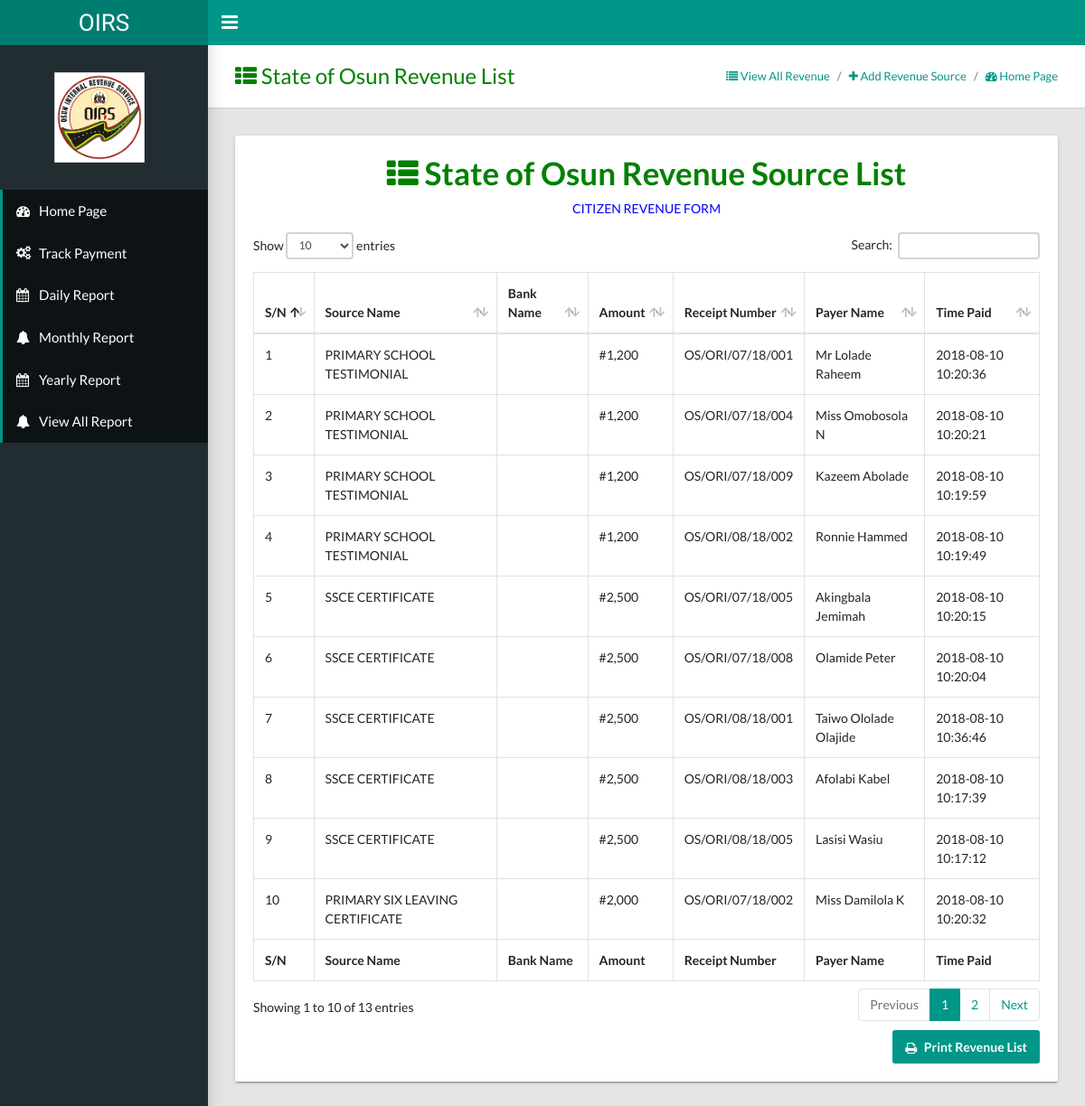
/view-all-revenue.php, run on the app's committed database.
### tables this page shows
CREATE TABLE `state_revenue` (
  `revenue_id` int(255) NOT NULL,
  `local_govt_id` int(255) NOT NULL,
  `staff_number` varchar(255) NOT NULL,
  `source_id` int(255) NOT NULL,
  `payer_name` varchar(255) NOT NULL,
  `payer_phone` varchar(255) NOT NULL,
  `payer_address` text NOT NULL,
  `reciept_number` varchar(255) NOT NULL,
  `today` varchar(255) NOT NULL,
  `rev_month` varchar(255) NOT NULL,
  `year` varchar(255) NOT NULL,
  `time_added` timestamp NOT NULL DEFAULT current_timestamp() ON UPDATE current_timestamp()
);

CREATE TABLE `source_revenue` (
  `source_id` int(255) NOT NULL,
  `source_name` varchar(255) NOT NULL,
  `ministry_id` int(255) NOT NULL,
  `revenue_amount` varchar(255) NOT NULL,
  `time_added` timestamp NOT NULL DEFAULT current_timestamp() ON UPDATE current_timestamp()
);

### admin/ict-department/libs_dev/revenue/revenue_class.php (called while the page is built, shortened)
<?php
	class sourcesOfRevenue
	{
		public $db;
		function __construct($db)
		{
			$this->db=$db;
		}
		public function seeRevenueourceID($source_id)
		{
			try {
				$checkRev= $this->db->prepare("SELECT * FROM source_revenue WHERE source_id=:source_id");
				$arrCheckRev = array(':source_id'=>$source_id);
				$checkRev->execute($arrCheckRev);
				$roll = $checkRev->fetch();
				return $roll;
			}catch(PDOException $e){
				$_SESSION['error']= $e->getMessage();
				return false;
			}
		}
	}
?>

### view-all-revenue.php (the view, shortened to what this page needs)
<?php
    require 'header.php';
    require 'side-bar.php';
    require 'admin/ict-department/libs_dev/revenue/revenue_class.php';
    $revSouceing = new sourcesOfRevenue($db);
?>
<main class="app-content">
    <div class="app-title">
        <div>
            <h1 style="color: green"><i class="fa fa-th-list"></i> State of Osun Revenue List</h1>
        </div>
        <ul class="app-breadcrumb breadcrumb side">
            <li class="breadcrumb-item active"><a href="view-all-revenue.php"><i class="fa fa-list"></i> View All Revenue  </a></li>
            <li class="breadcrumb-item active"><a href="add-revenue-source.php"><i class="fa fa-plus"></i> Add Revenue Source</a></li>
            <li class="breadcrumb-item"><a href="./"><i class="fa fa-dashboard"></i> Home Page</a></li>
        </ul>
    </div>
    <div class="row">
        <div class="col-md-12">
            <div class="col-md-12">
            </div>
            <div class="tile">
                <div class="tile-body"><?php
                    $min = $db->prepare("SELECT * FROM state_revenue ORDER BY source_id DESC");
                    $min->execute();
                    if($min->rowCount()==0){ ?>
                        <h5><p style="color: red"  align="center">The Revenue List is Empty</p></h5><?php
                    }else{ ?>
                        <div align="center">
                            <h1 style="color: green"><i class="fa fa-th-list"></i> State of Osun Revenue Source List</h1>
                            <p style="color: blue"> CITIZEN REVENUE FORM</p>
                        </div>
                        <table class="table table-hover table-bordered" id="sampleTable">
                            <thead>
                                <tr>
                                    <th>S/N</th>
                                    <th>Source Name</th>
                                    <th>Bank Name</th>
                                    <th>Amount</th>
                                    <th>Receipt Number</th>
                                    <th>Payer Name</th>
                                    <th>Time Paid</th>
                                </tr>
                            </thead>
                            <tfoot>
                                <tr>
                                    <th>S/N</th>
                                    <th>Source Name</th>
                                    <th>Bank Name</th>
                                    <th>Amount</th>
                                    <th>Receipt Number</th>
                                    <th>Payer Name</th>
                                    <th>Time Paid</th>
                                </tr>
                            </tfoot>
                            <tbody><?php
                                $y=1;
                                while($see_ministry = $min->fetch()){
                                    $source_id = $see_ministry['source_id'];
                                    $sourceDetails = $revSouceing->seeRevenueourceID($source_id);
                                    $local_govt_code = $localDetails['local_govt_code']; ?>
                                    <tr>
                                        <td><?php echo $y ?></td>
                                        <td><?php echo $revenue_source_name= $sourceDetails['source_name']; ?></td>
                                        <td><?php echo $see_ministry['bank_name']. " ". $see_ministry['bank_branch'] ?></td>
                                        <td><?php echo "#". number_format($sourceDetails['revenue_amount']); ?></td>
                                        <td><?php echo $see_ministry['reciept_number']; ?></td>
                                        <td><?php echo $see_ministry['payer_name']; ?></td>
                                        <td><?php echo $see_ministry['time_added']; ?></td>
                                    </tr><?php
                                    $y++;
                                } ?>
                            </tbody>
                        </table>
                        <div class="row d-print-none mt-2">
                            <div class="col-12 text-right">
                                <a class="btn btn-primary" href="javascript:window.print();" target="_blank"><i class="fa fa-print"></i> Print Revenue List</a>
                            </div>
                        </div><?php
                    } ?>
                </div>
            </div>
        </div>
    </div>
</main>
<?php require 'admin/table-footer.php'; require '../alert.php'; ?>

### data on the page
state_revenue: source.source_name "PRIMARY SCHOOL TESTIMONIAL", source.revenue_amount "1,200", reciept_number "OS/ORI/07/18/001", payer_name "Mr Lolade Raheem", time_added "2018-08-10 10:20:36"
state_revenue: source.source_name "PRIMARY SCHOOL TESTIMONIAL", source.revenue_amount "1,200", reciept_number "OS/ORI/07/18/004", payer_name "Miss Omobosola N", time_added "2018-08-10 10:20:21"
state_revenue: source.source_name "PRIMARY SCHOOL TESTIMONIAL", source.revenue_amount "1,200", reciept_number "OS/ORI/07/18/009", payer_name "Kazeem Abolade", time_added "2018-08-10 10:19:59"
state_revenue: source.source_name "PRIMARY SCHOOL TESTIMONIAL", source.revenue_amount "1,200", reciept_number "OS/ORI/08/18/002", payer_name "Ronnie Hammed", time_added "2018-08-10 10:19:49"
state_revenue: source.source_name "SSCE CERTIFICATE", source.revenue_amount "2,500", reciept_number "OS/ORI/07/18/005", payer_name "Akingbala Jemimah", time_added "2018-08-10 10:20:15"
state_revenue: source.source_name "SSCE CERTIFICATE", source.revenue_amount "2,500", reciept_number "OS/ORI/07/18/008", payer_name "Olamide Peter", time_added "2018-08-10 10:20:04"
state_revenue: source.source_name "SSCE CERTIFICATE", source.revenue_amount "2,500", reciept_number "OS/ORI/08/18/001", payer_name "Taiwo Ololade Olajide", time_added "2018-08-10 10:36:46"
state_revenue: source.source_name "SSCE CERTIFICATE", source.revenue_amount "2,500", reciept_number "OS/ORI/08/18/003", payer_name "Afolabi Kabel", time_added "2018-08-10 10:17:39"
state_revenue: source.source_name "SSCE CERTIFICATE", source.revenue_amount "2,500", reciept_number "OS/ORI/08/18/005", payer_name "Lasisi Wasiu", time_added "2018-08-10 10:17:12"
state_revenue: source.source_name "PRIMARY SIX LEAVING CERTIFICATE", source.revenue_amount "2,000", reciept_number "OS/ORI/07/18/002", payer_name "Miss Damilola K", time_added "2018-08-10 10:20:32"
